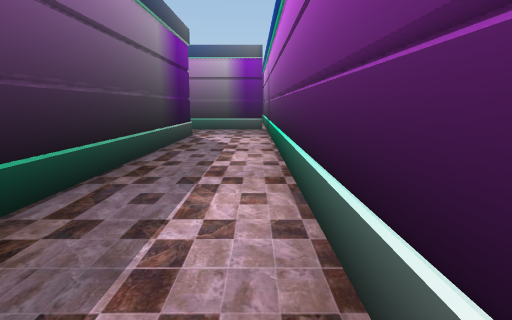
view 1 (above)

24 first-person views from a walk through a Unity game level. The camera is 1.22 m above the floor, tilts 10° down and sees 80° across. Doors are open. The floor is counted in squares, 1.15 m on a side. Each view is taken from the middle of a square. On the plan, view 1 faces up. The plan holds only what a view shows up to about 12 squares ahead; the rest is blank. The place goes on beyond the plan. The player is left out. Some surface patterns are stand-ins.

view 2
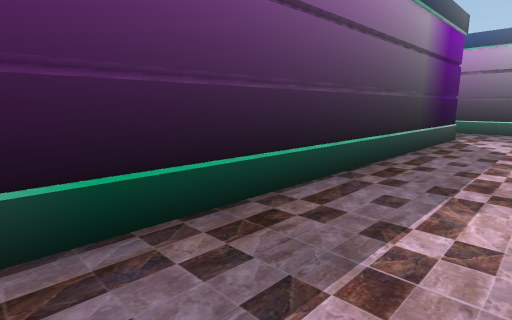

view 3
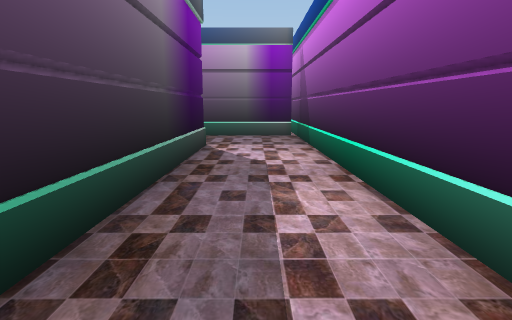

view 4
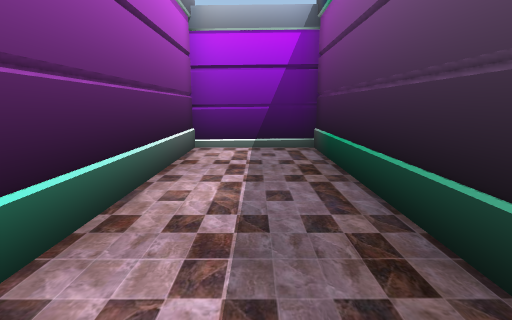

view 5
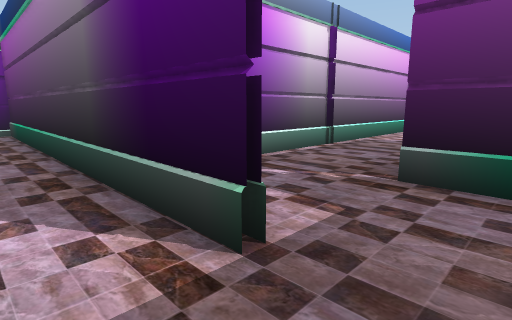

view 6
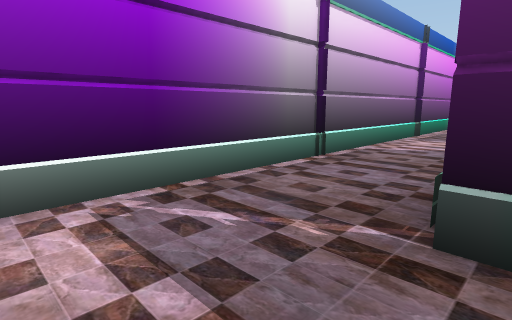

view 7
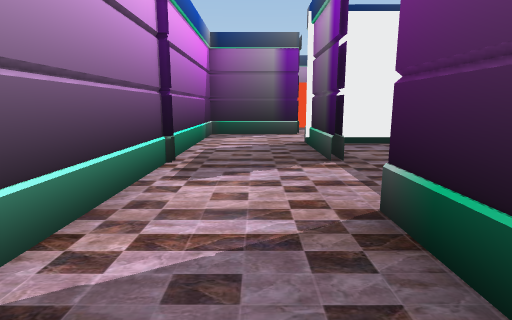

view 8
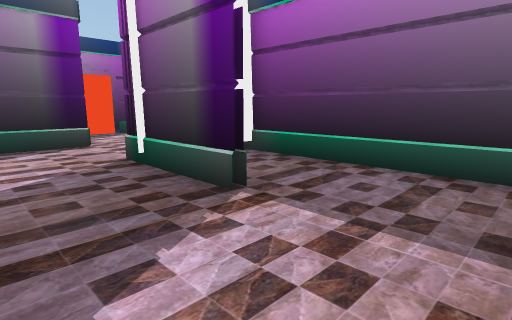

view 9
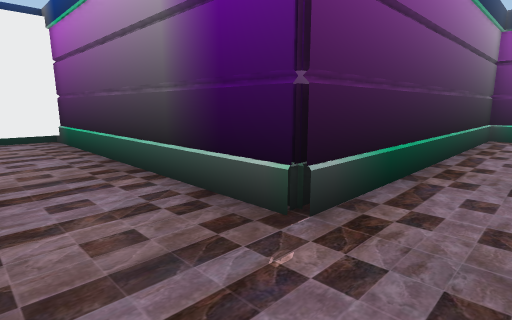

view 10
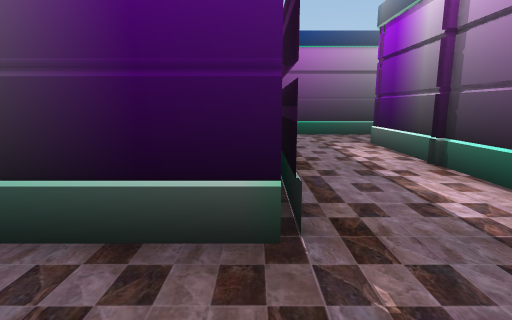

view 11
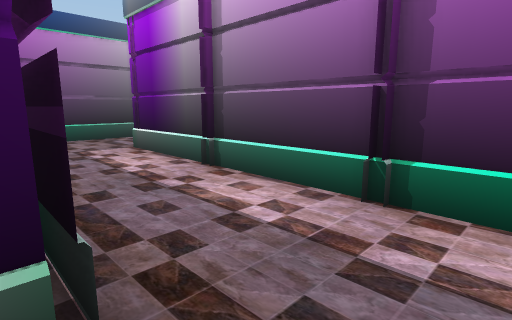

view 12
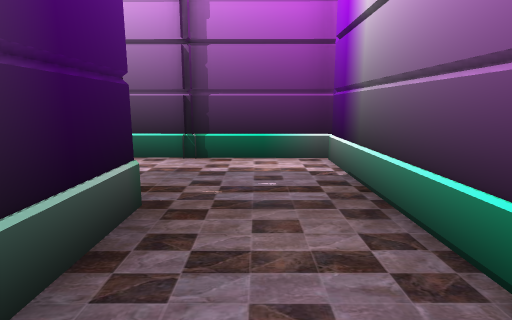

view 13
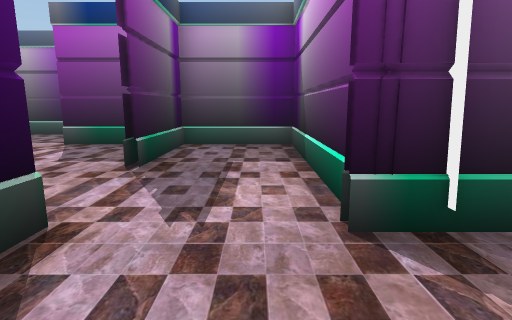

view 14
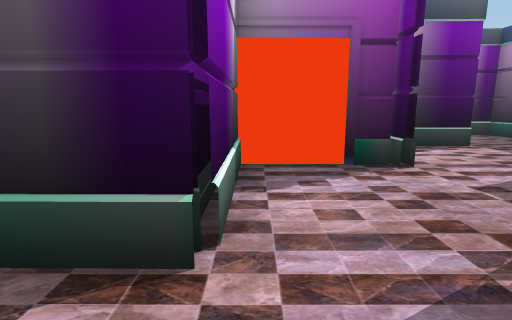

view 15
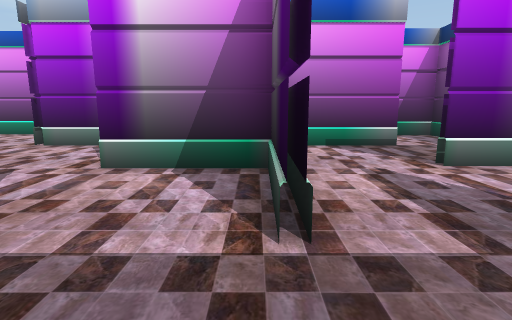

view 16
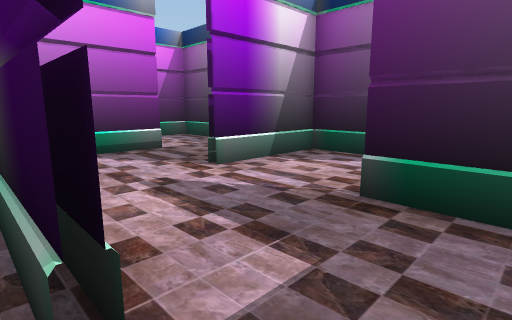

view 17
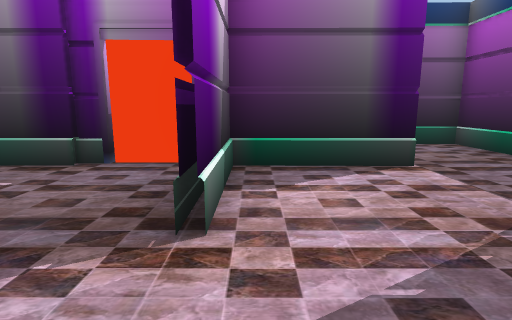

view 18
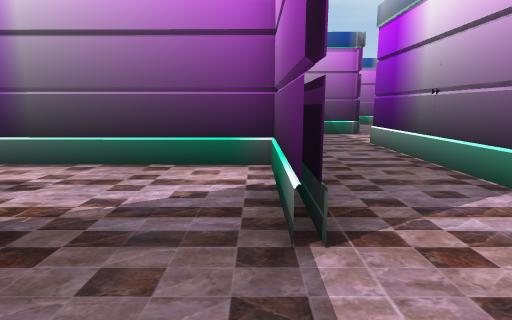

view 19
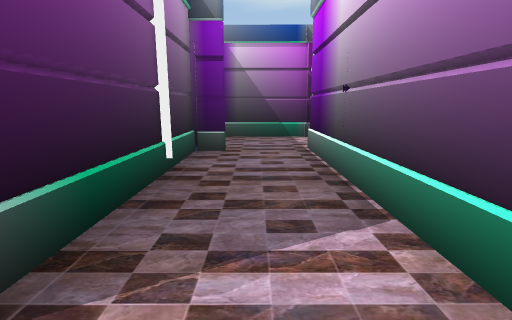

view 20
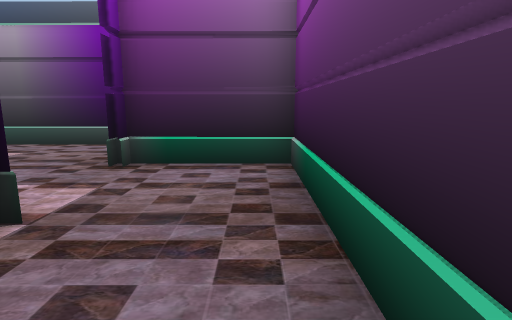

view 21
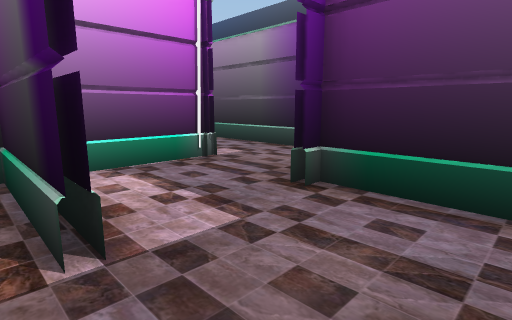

view 22
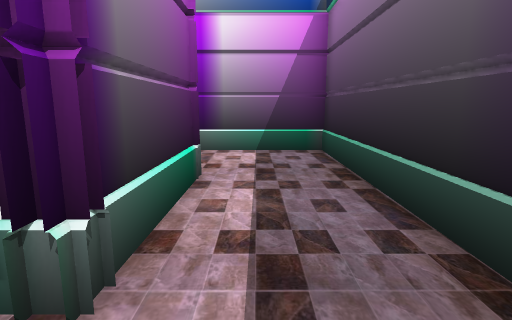

view 23
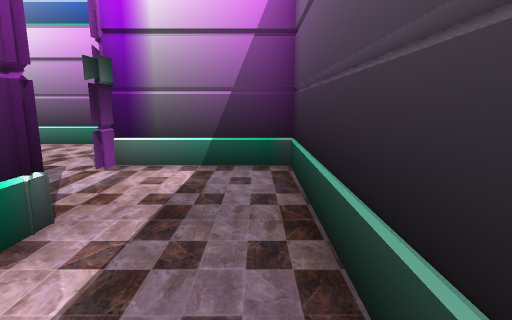

view 24
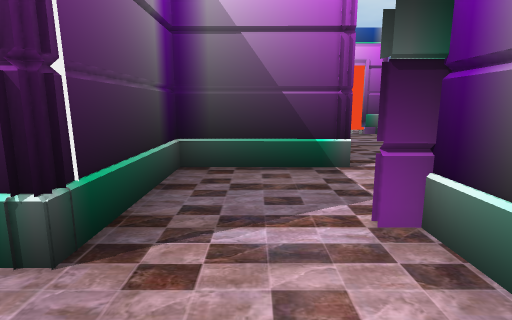

### Floor plan
Points are (right, up) in squares from view 1. A wall is a line through its corners. A room is listed if a view was taken in it or the views show most of it. See-through windows are left out.
Room 1 (views 1, 2, 3, 4, 5)
walls: (-2.4, 11.5) (-2.6, -1) (0.6, -1) (0.5, 15.1); (0.4, 14.3) (-3, 14.3)
ways out: opening at (-2, 12.5) to room 2
Room 2 (views 6, 7, 8, 9, 10, 11, 12, 13, 14)
walls: (-10.4, 11.5) (-5.7, 11.5) (-5.6, 17.6); (-10.4, 11.3) (-12.1, 11.3); (-5.5, 12.7) (-5.5, 11.3); (-14.9, 11.5) (-18.3, 11.5); (-14.9, 8.2) (-3.2, 8.2); (-5.6, 17.7) (-5.6, 20.9); (-17.4, 14.4) (-17.4, 12.1); (-8.6, 21.6) (-8.7, 14.3) (-17.8, 14.3); (-20.9, 11.7) (-20.9, 8.2); (-21.4, 8.2) (-15.4, 8.2)
low walls: (-14.9, 11.7) (-15.4, 11.7); (-17.8, 14.3) (-17.8, 12.6)
ways out: opening at (-2, 12.5) to room 1; opening at (-19.5, 12) to room 6; gap at (-5, 21)
Room 3 (views 15, 16, 17, 20, 21)
walls: (-27.4, 17.8) (-27.4, 15.5); (-27.2, 17.8) (-27.3, 14.8) (-24.2, 14.8); (-29.3, 20.7) (-30.4, 20.7) (-30.4, 17.3); (-31.6, 20.7) (-36.7, 20.7) (-36.7, 17.6) (-36.2, 17.6); (-26.3, 20.7) (-27.8, 20.7); (-33.5, 18) (-33.5, 14.5) (-30.4, 14.5); (-33.7, 17.9) (-33.7, 16.6); (-24.6, 14.5) (-24.6, 11.7); (-24.3, 14.6) (-25, 14.6); (-30.9, 11.7) (-27.5, 11.7) (-27.4, 16.8); (-30.9, 11.5) (-29.9, 11.5); (-22.5, 17.7) (-24.5, 17.7); (-24.7, 11.7) (-20.9, 11.7); (-22.2, 11.5) (-21.2, 11.5)
low walls: (-31.6, 14.3) (-30.5, 14.3)
ways out: opening at (-31, 13) to room 4; opening at (-21, 13.5) to room 6; opening at (-35.5, 17) to room 8
Room 4 (views 18, 19)
walls: (-30.5, 8.6) (-24, 8.6); (-24.7, 10.6) (-24.7, 11.7); (-24.7, 11.5) (-30.4, 11.5); (-33.5, 12.3) (-33.6, 8.6) (-32.1, 8.6); (-33.7, 13.6) (-33.7, 11.3); (-21.1, 8.1) (-21.1, 11.6)
ways out: opening at (-31, 13) to room 3; opening at (-34, 13); opening at (-22.5, 8)
Room 5 (views 22, 23, 24)
walls: (-37.1, 11.3) (-37, 14.5); (-39.6, 16.2) (-39.7, 8.6) (-36.7, 8.6)
ways out: opening at (-36.5, 9.5) to room 7; opening at (-37, 15.5) to room 8
Room 6 (no view inside)
walls: (-21.3, 15) (-21.3, 14.2); (-18, 12.2) (-18, 17.7) (-21.1, 17.7) (-21.1, 14.2)
ways out: opening at (-19.5, 12) to room 2; opening at (-21, 13.5) to room 3
Room 7 (no view inside)
walls: (-36.4, 8.6) (-36.4, 9); (-36.7, 8.6) (-36.7, 9); (-33.7, 11.5) (-37.3, 11.5); (-33.7, 8.2) (-33.6, 11.3)
low walls: (-33.7, 11.3) (-37.1, 11.3)
ways out: opening at (-36.5, 9.5) to room 5; opening at (-35, 8)
Room 8 (no view inside)
walls: (-37, 14.5) (-34.5, 14.5)
ways out: opening at (-35.5, 17) to room 3; opening at (-37, 15.5) to room 5

Positions as (right, up) in squares from view 1, and headings:
1: (0, 0), facing up
2: (0, 0), facing up-left
3: (-1, 3), facing up
4: (-1, 7), facing down
5: (-1, 13), facing down-left
6: (-3, 12), facing down-left
7: (-9, 10), facing left
8: (-12, 9), facing up-left
9: (-7, 12), facing up-left
10: (-9, 12), facing up
11: (-9, 13), facing up-right
12: (-12, 13), facing right
13: (-19, 9), facing up
14: (-19, 12), facing left
15: (-27, 20), facing down
16: (-27, 19), facing down-left
17: (-28, 15), facing left
18: (-33, 12), facing right
19: (-32, 10), facing right
20: (-31, 20), facing left
21: (-33, 20), facing down-left
22: (-38, 16), facing down
23: (-39, 14), facing down
24: (-39, 10), facing right
